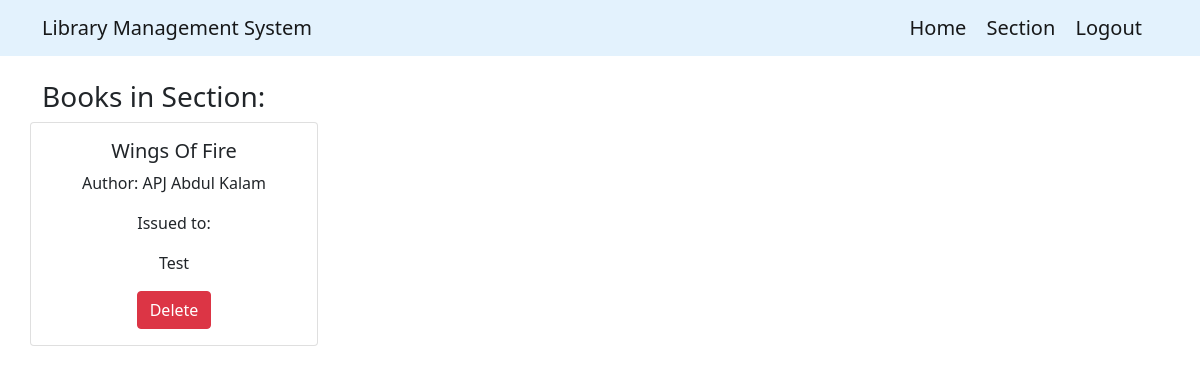
The page /sec_books?section_title=Novel on the database its author committed.
### application/models.py (models this page shows)
class Book(db.Model):
    id = db.Column(db.Integer(), primary_key=True)
    b_title = db.Column(db.String(), nullable=False)
    author = db.Column(db.String(), nullable=False)
    content = db.Column(db.Text, nullable=False)
    date_issued = db.Column(db.Integer())
    feedback = db.relationship('Feedback', backref='book', lazy=True)
    b_section = db.Column(db.Integer, db.ForeignKey('section.id'), nullable=False)
    book_request = db.relationship('Request', back_populates='book', lazy=True)

class Request(db.Model):
    id = db.Column(db.Integer(), primary_key=True)
    user_id = db.Column(db.Integer(), db.ForeignKey('user.id'), nullable=False)
    book_id = db.Column(db.Integer(), db.ForeignKey('book.id'), nullable=False)
    requested_at = db.Column(db.Date(), nullable=False)
    days_requested = db.Column(db.Integer(), nullable = False)
    status = db.Column(db.String(), default='pending')
    user = db.relationship('User', backref=db.backref('requests', lazy=True))
    book = db.relationship('Book', back_populates='book_request')

class User(db.Model):
    id = db.Column(db.Integer(), primary_key = True)
    username = db.Column(db.String(), nullable = False, unique = True)
    password = db.Column(db.String(), nullable = False)
    name = db.Column(db.String(), nullable = False)
    type = db.Column(db.String(), default = "general")

### application/controller.py (the view)
@app.route("/sec_books")
def section_books():
    section_title = request.args.get("section_title")
    section = Section.query.filter_by(sec_title=section_title).first()
    if section:
        books = Book.query.filter_by(b_section=section.id).all()
        return render_template("section_books.html", books=books)

### templates/section_books.html (shortened to what this page needs)
<!doctype html>
<html lang="en">
<head>
    <link href="https://cdn.jsdelivr.net/npm/bootstrap@5.0.2/dist/css/bootstrap.min.css" rel="stylesheet"
>
    <link rel="stylesheet" href="static/section.css">
</head>
<body>
    <nav class="navbar navbar-light" style="background-color: #e3f2fd;">
        <div class="container">
            <a class="navbar-brand">Library Management System</a>
            <span>
                <a class="navbar-brand" href="/requests">Home</a>
                <a class="navbar-brand" href="/section">Section</a>
                <a class="navbar-brand" href="/">Logout</a>
            </span>
        </div>
    </nav>
    <br>
    <div class="container">
        <h3>Books in Section: </h3>
        <div class="row">
            {% for book in books %}
            <div class="card text-center mb-3">
                <div class="card-body">
                    <h5 class="card-title">{{ book.b_title }}</h5>
                    <p class="card-date">Author: {{ book.author }}</p>
                    {% if book.book_request %}
                        <p class="card-text">Issued to:</p>
                            {% for request in book.book_request %}
                                <p>{{ request.user.name }}</p>
                            {% endfor %}
                    {% else %}
                        <p class="card-text">Not issued</p>
                    {% endif %}
                    <form action="/delete_book/{{ book.id }}" method="post">
                        <button type="submit" class="btn btn-danger">Delete</button>
                    </form>
                </div>
            </div>
            {% endfor %}
        </div>
    </div>
</body>
</html>

### static/section.css (style rules this page uses)
.card { width: 18rem; margin-right: 15px; }

### rows shown on the page
Book: b_title "Wings Of Fire", author "APJ Abdul Kalam"
Request: user.name "Test"
